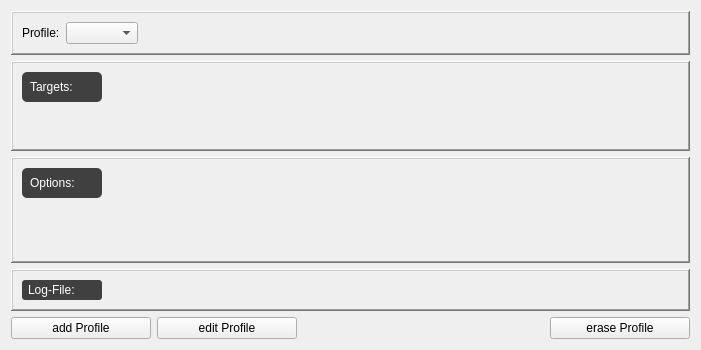
<?xml version="1.0" encoding="UTF-8"?>
<ui version="4.0">
 <class>ProfileManager</class>
 <widget class="QWidget" name="ProfileManager">
  <property name="geometry">
   <rect>
    <x>0</x>
    <y>0</y>
    <width>701</width>
    <height>350</height>
   </rect>
  </property>
  <property name="windowTitle">
   <string>Form</string>
  </property>
  <layout class="QGridLayout" name="gridLayout_3">
   <item row="5" column="1">
    <spacer name="verticalSpacer_3">
     <property name="orientation">
      <enum>Qt::Orientation::Vertical</enum>
     </property>
     <property name="sizeHint" stdset="0">
      <size>
       <width>20</width>
       <height>40</height>
      </size>
     </property>
    </spacer>
   </item>
   <item row="8" column="3" colspan="5">
    <spacer name="horizontalSpacer_2">
     <property name="orientation">
      <enum>Qt::Orientation::Horizontal</enum>
     </property>
     <property name="sizeHint" stdset="0">
      <size>
       <width>40</width>
       <height>20</height>
      </size>
     </property>
    </spacer>
   </item>
   <item row="3" column="1" colspan="8">
    <widget class="QFrame" name="scanningOptionsFrame">
     <property name="minimumSize">
      <size>
       <width>0</width>
       <height>0</height>
      </size>
     </property>
     <property name="frameShape">
      <enum>QFrame::Shape::WinPanel</enum>
     </property>
     <property name="frameShadow">
      <enum>QFrame::Shadow::Raised</enum>
     </property>
     <layout class="QGridLayout" name="gridLayout">
      <item row="0" column="1" rowspan="2">
       <widget class="QScrollArea" name="scrollArea">
        <property name="frameShape">
         <enum>QFrame::Shape::NoFrame</enum>
        </property>
        <property name="widgetResizable">
         <bool>true</bool>
        </property>
        <widget class="QWidget" name="scrollAreaWidgetContents">
         <property name="geometry">
          <rect>
           <x>0</x>
           <y>0</y>
           <width>575</width>
           <height>68</height>
          </rect>
         </property>
         <layout class="QVBoxLayout" name="verticalLayout">
          <item>
           <widget class="QLabel" name="optionsListLabel">
            <property name="sizePolicy">
             <sizepolicy hsizetype="MinimumExpanding" vsizetype="Preferred">
              <horstretch>0</horstretch>
              <verstretch>0</verstretch>
             </sizepolicy>
            </property>
            <property name="frameShape">
             <enum>QFrame::Shape::NoFrame</enum>
            </property>
            <property name="frameShadow">
             <enum>QFrame::Shadow::Sunken</enum>
            </property>
            <property name="text">
             <string/>
            </property>
            <property name="alignment">
             <set>Qt::AlignmentFlag::AlignLeading|Qt::AlignmentFlag::AlignLeft|Qt::AlignmentFlag::AlignTop</set>
            </property>
           </widget>
          </item>
         </layout>
        </widget>
       </widget>
      </item>
      <item row="0" column="0">
       <widget class="QLabel" name="optionsLabel">
        <property name="sizePolicy">
         <sizepolicy hsizetype="Minimum" vsizetype="Preferred">
          <horstretch>0</horstretch>
          <verstretch>0</verstretch>
         </sizepolicy>
        </property>
        <property name="minimumSize">
         <size>
          <width>80</width>
          <height>0</height>
         </size>
        </property>
        <property name="maximumSize">
         <size>
          <width>100</width>
          <height>30</height>
         </size>
        </property>
        <property name="styleSheet">
         <string notr="true">background:#404040;color:white;padding:5px;border-radius:5px;</string>
        </property>
        <property name="text">
         <string>Options:</string>
        </property>
        <property name="alignment">
         <set>Qt::AlignmentFlag::AlignLeading|Qt::AlignmentFlag::AlignLeft|Qt::AlignmentFlag::AlignTop</set>
        </property>
       </widget>
      </item>
      <item row="1" column="0">
       <spacer name="verticalSpacer">
        <property name="orientation">
         <enum>Qt::Orientation::Vertical</enum>
        </property>
        <property name="sizeHint" stdset="0">
         <size>
          <width>20</width>
          <height>98</height>
         </size>
        </property>
       </spacer>
      </item>
     </layout>
    </widget>
   </item>
   <item row="4" column="1" colspan="8">
    <widget class="QFrame" name="logFileFrame">
     <property name="frameShape">
      <enum>QFrame::Shape::WinPanel</enum>
     </property>
     <property name="frameShadow">
      <enum>QFrame::Shadow::Raised</enum>
     </property>
     <layout class="QGridLayout" name="gridLayout_4">
      <item row="0" column="1">
       <widget class="QLabel" name="filenameTextLabel">
        <property name="sizePolicy">
         <sizepolicy hsizetype="MinimumExpanding" vsizetype="Preferred">
          <horstretch>0</horstretch>
          <verstretch>0</verstretch>
         </sizepolicy>
        </property>
        <property name="frameShape">
         <enum>QFrame::Shape::NoFrame</enum>
        </property>
        <property name="frameShadow">
         <enum>QFrame::Shadow::Sunken</enum>
        </property>
        <property name="text">
         <string/>
        </property>
       </widget>
      </item>
      <item row="0" column="0">
       <widget class="QLabel" name="filenameLabel">
        <property name="sizePolicy">
         <sizepolicy hsizetype="Minimum" vsizetype="Preferred">
          <horstretch>0</horstretch>
          <verstretch>0</verstretch>
         </sizepolicy>
        </property>
        <property name="minimumSize">
         <size>
          <width>80</width>
          <height>0</height>
         </size>
        </property>
        <property name="maximumSize">
         <size>
          <width>16777215</width>
          <height>30</height>
         </size>
        </property>
        <property name="styleSheet">
         <string notr="true">background:#404040;color:white;padding:3px;border-radius:3px;</string>
        </property>
        <property name="text">
         <string>Log-File:</string>
        </property>
       </widget>
      </item>
     </layout>
    </widget>
   </item>
   <item row="8" column="8">
    <widget class="QPushButton" name="pushButton">
     <property name="minimumSize">
      <size>
       <width>140</width>
       <height>0</height>
      </size>
     </property>
     <property name="maximumSize">
      <size>
       <width>140</width>
       <height>16777215</height>
      </size>
     </property>
     <property name="text">
      <string>erase Profile</string>
     </property>
     <property name="icon">
      <iconset resource="../resources.qrc">
       <normaloff>:/icons/icons/delete_profile.png</normaloff>:/icons/icons/delete_profile.png</iconset>
     </property>
     <property name="iconSize">
      <size>
       <width>24</width>
       <height>24</height>
      </size>
     </property>
    </widget>
   </item>
   <item row="0" column="1" colspan="8">
    <widget class="QFrame" name="frame">
     <property name="frameShape">
      <enum>QFrame::Shape::WinPanel</enum>
     </property>
     <property name="frameShadow">
      <enum>QFrame::Shadow::Raised</enum>
     </property>
     <layout class="QHBoxLayout" name="horizontalLayout">
      <item>
       <widget class="QLabel" name="profileLabel">
        <property name="text">
         <string>Profile:</string>
        </property>
       </widget>
      </item>
      <item>
       <widget class="QComboBox" name="profileComboBox">
        <property name="sizePolicy">
         <sizepolicy hsizetype="Minimum" vsizetype="Fixed">
          <horstretch>0</horstretch>
          <verstretch>0</verstretch>
         </sizepolicy>
        </property>
       </widget>
      </item>
      <item>
       <spacer name="horizontalSpacer">
        <property name="orientation">
         <enum>Qt::Orientation::Horizontal</enum>
        </property>
        <property name="sizeHint" stdset="0">
         <size>
          <width>40</width>
          <height>20</height>
         </size>
        </property>
       </spacer>
      </item>
     </layout>
    </widget>
   </item>
   <item row="2" column="1" colspan="8">
    <widget class="QFrame" name="scanningTargetsFrame">
     <property name="minimumSize">
      <size>
       <width>0</width>
       <height>0</height>
      </size>
     </property>
     <property name="frameShape">
      <enum>QFrame::Shape::WinPanel</enum>
     </property>
     <property name="frameShadow">
      <enum>QFrame::Shadow::Raised</enum>
     </property>
     <layout class="QGridLayout" name="gridLayout_2">
      <item row="0" column="0">
       <widget class="QLabel" name="targetsLabel">
        <property name="sizePolicy">
         <sizepolicy hsizetype="Minimum" vsizetype="Preferred">
          <horstretch>0</horstretch>
          <verstretch>0</verstretch>
         </sizepolicy>
        </property>
        <property name="minimumSize">
         <size>
          <width>80</width>
          <height>0</height>
         </size>
        </property>
        <property name="maximumSize">
         <size>
          <width>100</width>
          <height>30</height>
         </size>
        </property>
        <property name="styleSheet">
         <string notr="true">background:#404040;color:white;padding:5px;border-radius:5px;</string>
        </property>
        <property name="text">
         <string>Targets:</string>
        </property>
        <property name="alignment">
         <set>Qt::AlignmentFlag::AlignLeading|Qt::AlignmentFlag::AlignLeft|Qt::AlignmentFlag::AlignTop</set>
        </property>
       </widget>
      </item>
      <item row="0" column="1" rowspan="2">
       <widget class="QScrollArea" name="scrollArea_2">
        <property name="frameShape">
         <enum>QFrame::Shape::NoFrame</enum>
        </property>
        <property name="widgetResizable">
         <bool>true</bool>
        </property>
        <widget class="QWidget" name="scrollAreaWidgetContents_2">
         <property name="geometry">
          <rect>
           <x>0</x>
           <y>0</y>
           <width>575</width>
           <height>68</height>
          </rect>
         </property>
         <layout class="QVBoxLayout" name="verticalLayout_2">
          <item>
           <widget class="QLabel" name="targetsListLabel">
            <property name="sizePolicy">
             <sizepolicy hsizetype="MinimumExpanding" vsizetype="Preferred">
              <horstretch>0</horstretch>
              <verstretch>0</verstretch>
             </sizepolicy>
            </property>
            <property name="frameShape">
             <enum>QFrame::Shape::NoFrame</enum>
            </property>
            <property name="frameShadow">
             <enum>QFrame::Shadow::Sunken</enum>
            </property>
            <property name="text">
             <string/>
            </property>
            <property name="alignment">
             <set>Qt::AlignmentFlag::AlignLeading|Qt::AlignmentFlag::AlignLeft|Qt::AlignmentFlag::AlignTop</set>
            </property>
           </widget>
          </item>
         </layout>
        </widget>
       </widget>
      </item>
      <item row="1" column="0">
       <spacer name="verticalSpacer_2">
        <property name="orientation">
         <enum>Qt::Orientation::Vertical</enum>
        </property>
        <property name="sizeHint" stdset="0">
         <size>
          <width>20</width>
          <height>38</height>
         </size>
        </property>
       </spacer>
      </item>
     </layout>
    </widget>
   </item>
   <item row="8" column="2">
    <widget class="QPushButton" name="editProfileButton">
     <property name="minimumSize">
      <size>
       <width>140</width>
       <height>0</height>
      </size>
     </property>
     <property name="maximumSize">
      <size>
       <width>140</width>
       <height>16777215</height>
      </size>
     </property>
     <property name="text">
      <string>edit Profile</string>
     </property>
     <property name="icon">
      <iconset resource="../resources.qrc">
       <normaloff>:/icons/icons/edit_profile.png</normaloff>:/icons/icons/edit_profile.png</iconset>
     </property>
     <property name="iconSize">
      <size>
       <width>24</width>
       <height>24</height>
      </size>
     </property>
    </widget>
   </item>
   <item row="8" column="1">
    <widget class="QPushButton" name="addProfileButton">
     <property name="minimumSize">
      <size>
       <width>140</width>
       <height>0</height>
      </size>
     </property>
     <property name="maximumSize">
      <size>
       <width>140</width>
       <height>16777215</height>
      </size>
     </property>
     <property name="text">
      <string>add Profile</string>
     </property>
     <property name="icon">
      <iconset resource="../resources.qrc">
       <normaloff>:/icons/icons/add_profile.png</normaloff>:/icons/icons/add_profile.png</iconset>
     </property>
     <property name="iconSize">
      <size>
       <width>24</width>
       <height>24</height>
      </size>
     </property>
    </widget>
   </item>
  </layout>
 </widget>
 <resources>
  <include location="../resources.qrc"/>
  <include location="../resources.qrc"/>
 </resources>
 <connections>
  <connection>
   <sender>profileComboBox</sender>
   <signal>activated(int)</signal>
   <receiver>ProfileManager</receiver>
   <slot>slot_readProfileSettings()</slot>
   <hints>
    <hint type="sourcelabel">
     <x>110</x>
     <y>16</y>
    </hint>
    <hint type="destinationlabel">
     <x>140</x>
     <y>12</y>
    </hint>
   </hints>
  </connection>
  <connection>
   <sender>pushButton</sender>
   <signal>clicked()</signal>
   <receiver>ProfileManager</receiver>
   <slot>slot_eraseProfileButtonClicked()</slot>
   <hints>
    <hint type="sourcelabel">
     <x>175</x>
     <y>26</y>
    </hint>
    <hint type="destinationlabel">
     <x>248</x>
     <y>36</y>
    </hint>
   </hints>
  </connection>
  <connection>
   <sender>editProfileButton</sender>
   <signal>clicked()</signal>
   <receiver>ProfileManager</receiver>
   <slot>slot_editProfileButtonClicked()</slot>
   <hints>
    <hint type="sourcelabel">
     <x>521</x>
     <y>325</y>
    </hint>
    <hint type="destinationlabel">
     <x>483</x>
     <y>326</y>
    </hint>
   </hints>
  </connection>
  <connection>
   <sender>addProfileButton</sender>
   <signal>clicked()</signal>
   <receiver>ProfileManager</receiver>
   <slot>slot_addProfileButtonClicked()</slot>
   <hints>
    <hint type="sourcelabel">
     <x>655</x>
     <y>329</y>
    </hint>
    <hint type="destinationlabel">
     <x>695</x>
     <y>324</y>
    </hint>
   </hints>
  </connection>
 </connections>
 <slots>
  <slot>slot_readProfileSettings()</slot>
  <slot>slot_addProfileButtonClicked()</slot>
  <slot>slot_eraseProfileButtonClicked()</slot>
  <slot>slot_editProfileButtonClicked()</slot>
 </slots>
</ui>
